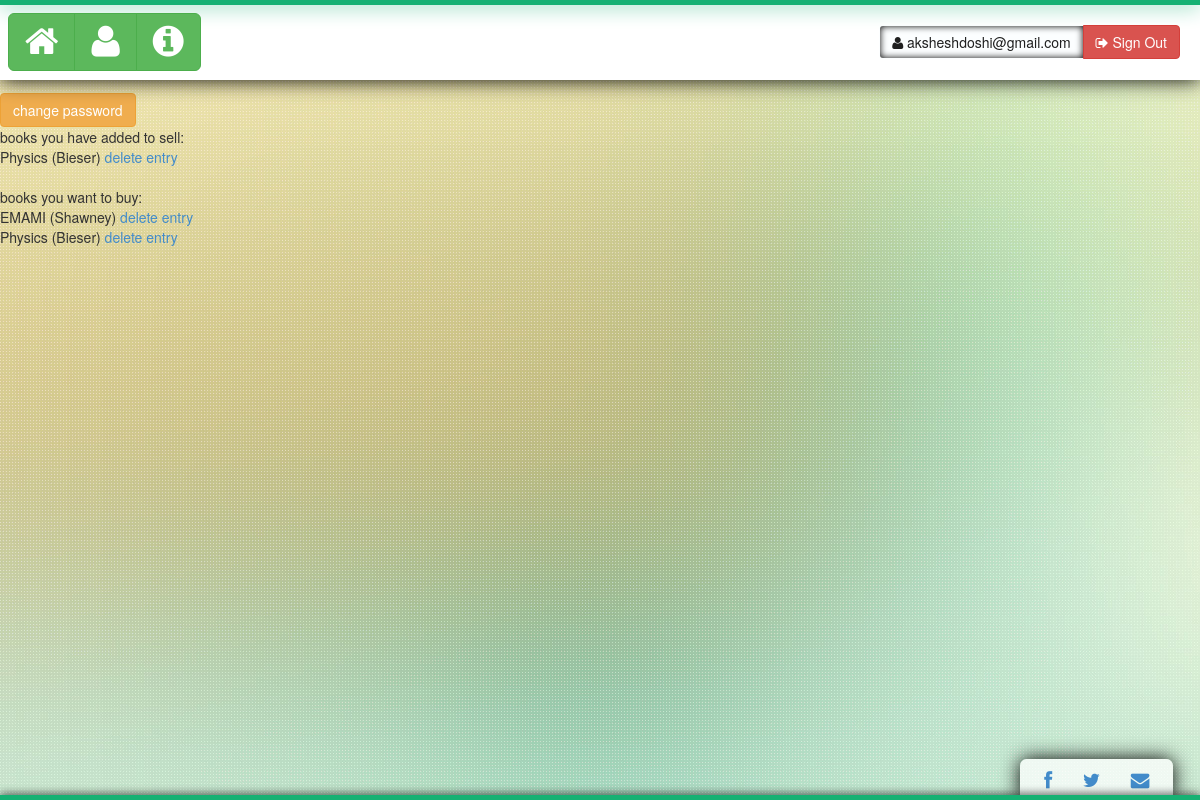
Screenshot of /booksManiacs/profile/ (signed in) with the database file from the repository.
### booksManiacs/models.py (models this page shows, shortened)
class Item(models.Model):
	ITEM_STATUS = (
		('0','no_request'),
		('1','request_to_buy'),
		('2','sold'),
	)
	name = 	models.ForeignKey(Book)
	edition = models.CharField(max_length=15)
	seller = models.ForeignKey(Profile)
	buy_request = models.CharField(max_length=1,choices=ITEM_STATUS,default='0')
	buyer = models.ForeignKey(Profile,related_name='+',blank=True, null=True)
	other_details = models.TextField(default='')

class Book(models.Model):
	name = models.CharField(max_length=100)
	author = models.CharField(max_length=40,primary_key=True)
	avail_count = models.IntegerField(default=0)
	price = models.IntegerField()
	imageLink = models.CharField(max_length=500,blank=True)
	def __unicode__(self):
		return self.name + " (" + self.author + ")"

### booksManiacs/views.py (the view)
def profile(request):
	if request.session.get('user'):
		name = request.session['user']
		print name
		sellerOf = Item.objects.filter(seller = name)
		buyerOf = Item.objects.filter(buyer = name)
		data = {'sellerOf' : sellerOf,'buyerOf' : buyerOf, 'name' : name}
		return render(request, 'booksManiacs/profile.html', data)
	else:
		return HttpResponseRedirect("/booksManiacs/login/")

### booksManiacs/templates/booksManiacs/profile.html
{% extends "base.html" %}
	{% load staticfiles %}
	{% block staticFiles %}
		<link rel="stylesheet" type="text/css" href="{% static 'booksManiacs/css/profile.css' %}" />
	{% endblock %}
	{% block container %}
		<div id = "changePassword">
			<a href="/booksManiacs/password/" class="btn btn-warning">change password</a>
		</div>
		{% if sellerOf %}
			books you have added to sell:<br />
			{% for item in sellerOf %}
				{{ item.name }}
				<a href="#">delete entry</a><br />
			{% endfor %}
		{% else %}
			you have not added any book for sell.
			<a href="/booksManiacs/sell/">wanna add one ?</a><br />
		{% endif %}
		<br />
		{% if buyerOf %}
			books you want to buy:<br />
			{% for item in buyerOf %}
				{{ item.name }}
				<a href="#">delete entry</a><br />
			{% endfor %}
		{% else %}
			you have not requested to buy any book.
			<a href="/booksManiacs/">wanna add one ?</a><br />
		{% endif %}
	{% endblock %}

### booksManiacs/static/booksManiacs/css/application.css (style rules this page uses)
body { background-image: url("/static/booksManiacs/images/bg.jpg"); background-attachment: fixed; }

### rows the page displays
Item: name "Physics (Bieser)"
Item: name "EMAMI (Shawney)"
Item: name "Physics (Bieser)"

### other values shown
{{ name }} "aksheshdoshi@gmail.com"
